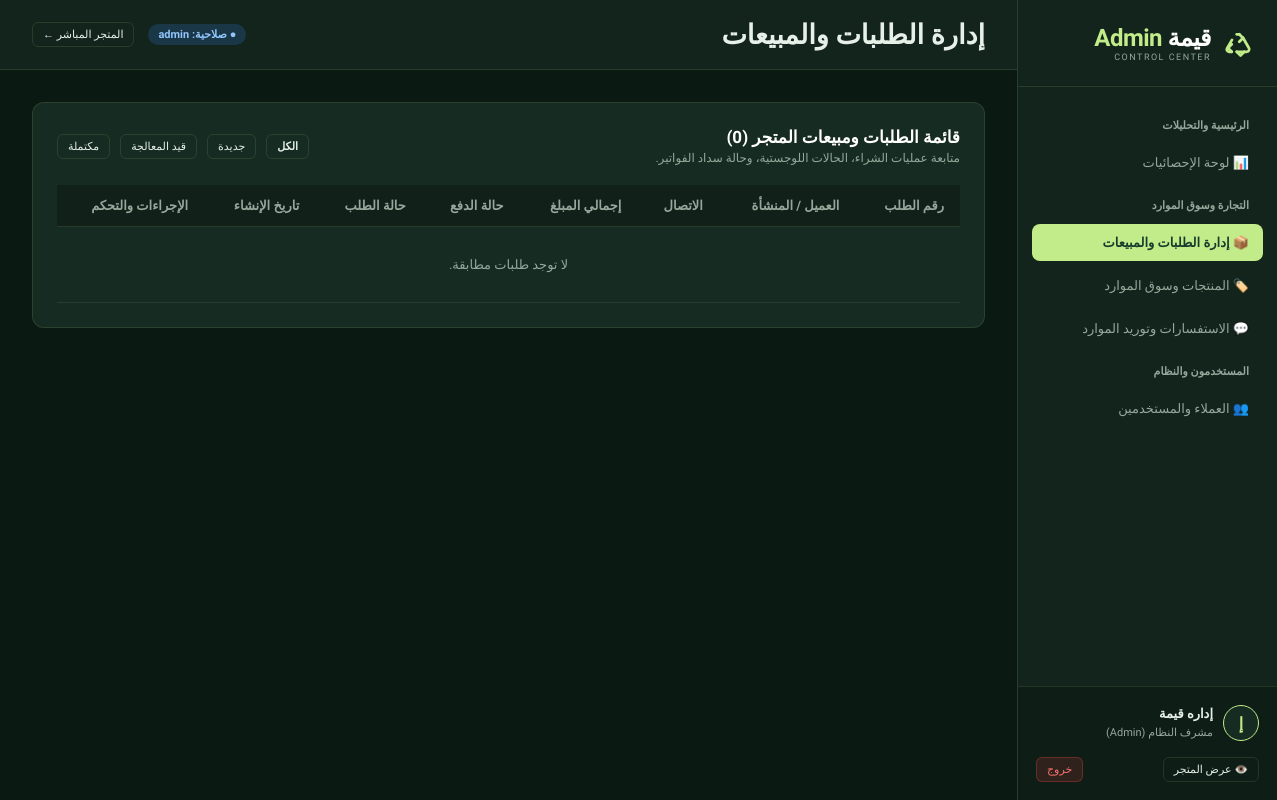
/admin/orders.php (signed in), run on an earlier commit of the app's database.
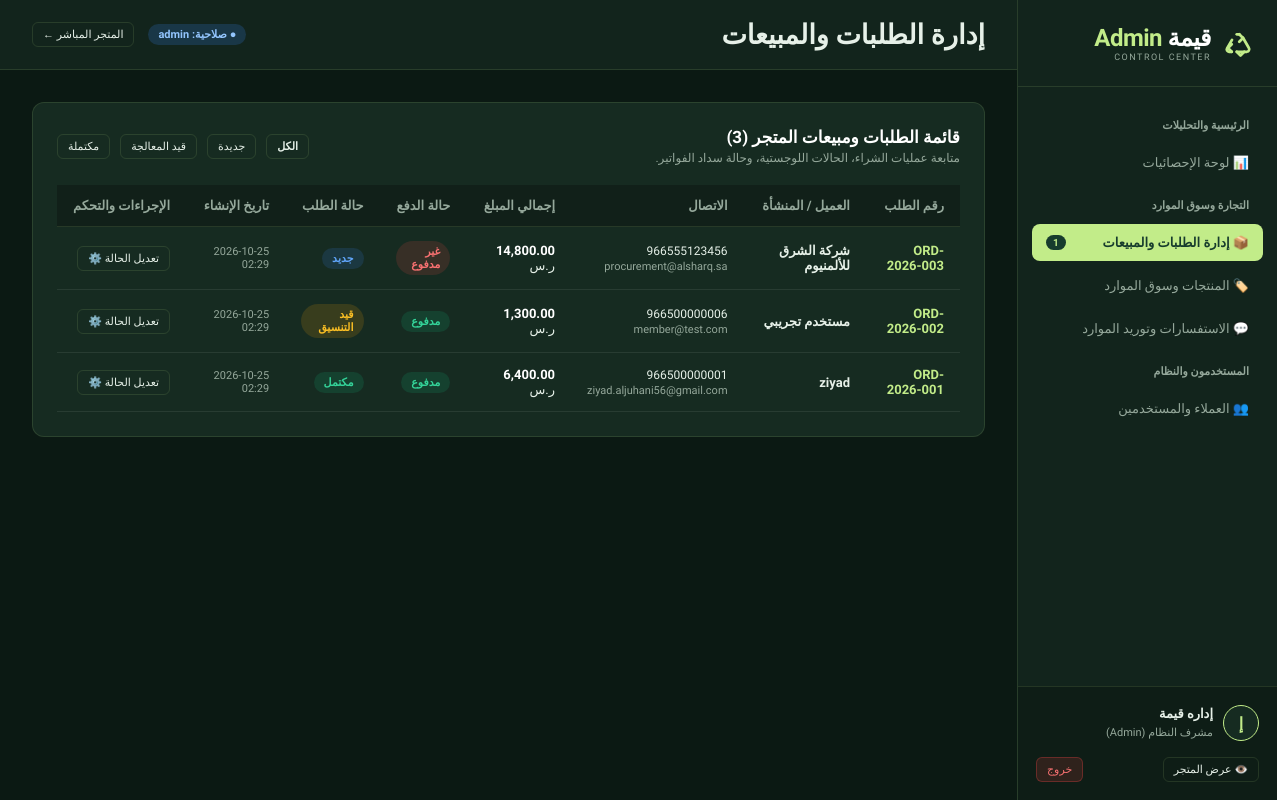
And on a later commit of the database.
### tables this page shows
CREATE TABLE IF NOT EXISTS `orders` (
  `id` INT AUTO_INCREMENT PRIMARY KEY,
  `order_number` VARCHAR(50) NOT NULL UNIQUE,
  `user_id` INT NULL,
  `customer_name` VARCHAR(191) NOT NULL,
  `customer_email` VARCHAR(191) NOT NULL,
  `customer_phone` VARCHAR(50) NOT NULL,
  `total_amount` DECIMAL(10,2) NOT NULL DEFAULT 0.00,
  `payment_status` ENUM('unpaid', 'paid', 'refunded') DEFAULT 'unpaid',
  `order_status` ENUM('new', 'processing', 'completed', 'cancelled') DEFAULT 'new',
  `notes` TEXT NULL,
  `created_at` TIMESTAMP DEFAULT CURRENT_TIMESTAMP,
  `updated_at` TIMESTAMP DEFAULT CURRENT_TIMESTAMP ON UPDATE CURRENT_TIMESTAMP,
  INDEX (`user_id`),
  INDEX (`order_status`)
);

### config.php (called while the page is built, shortened)
<?php
function e($value): string {
    return htmlspecialchars((string)$value, ENT_QUOTES, 'UTF-8');
}
function currentUser(): ?array {
    return $_SESSION['user'] ?? null;
}

### admin/orders.php (the view, shortened to what this page needs)
<?php
$currentAdminPage = 'orders';
$adminTitle = 'إدارة الطلبات والمبيعات';
require_once __DIR__ . '/includes/header.php';
$statusFilter = $_GET['status'] ?? '';
$query = "SELECT * FROM orders";
$params = [];
$query .= " ORDER BY id DESC";
$stmt = $db->prepare($query);
$stmt->execute($params);
$orders = $stmt->fetchAll();
?>
<div class="admin-card">
    <div class="card-header-row">
        <div>
            <h3>قائمة الطلبات ومبيعات المتجر (<?= count($orders) ?>)</h3>
            <p style="font-size:12px; color:var(--admin-text-muted); margin-top:4px;">متابعة عمليات الشراء، الحالات اللوجستية، وحالة سداد الفواتير.</p>
        </div>
        <div style="display:flex; gap:10px; align-items:center;">
            <a href="<?= BASE_URL ?>/admin/orders.php" class="btn btn-outline btn-sm <?= empty($statusFilter) ? 'btn-primary' : '' ?>">الكل</a>
            <a href="<?= BASE_URL ?>/admin/orders.php?status=new" class="btn btn-outline btn-sm <?= $statusFilter === 'new' ? 'btn-primary' : '' ?>">جديدة</a>
            <a href="<?= BASE_URL ?>/admin/orders.php?status=processing" class="btn btn-outline btn-sm <?= $statusFilter === 'processing' ? 'btn-primary' : '' ?>">قيد المعالجة</a>
            <a href="<?= BASE_URL ?>/admin/orders.php?status=completed" class="btn btn-outline btn-sm <?= $statusFilter === 'completed' ? 'btn-primary' : '' ?>">مكتملة</a>
        </div>
    </div>
    <div class="table-responsive">
        <table class="admin-table">
            <thead>
                <tr>
                    <th>رقم الطلب</th>
                    <th>العميل / المنشأة</th>
                    <th>الاتصال</th>
                    <th>إجمالي المبلغ</th>
                    <th>حالة الدفع</th>
                    <th>حالة الطلب</th>
                    <th>تاريخ الإنشاء</th>
                    <th>الإجراءات والتحكم</th>
                </tr>
            </thead>
            <tbody>
                <?php if (empty($orders)): ?>
                    <tr><td colspan="8" style="text-align:center; padding:30px; color:var(--admin-text-muted);">لا توجد طلبات مطابقة.</td></tr>
                <?php else: ?>
                    <?php foreach ($orders as $ord):
                    ?>
                        <tr>
                            <td>
                                <strong style="color:var(--admin-primary);"><?= e($ord['order_number']) ?></strong>
                            </td>
                            <td>
                                <strong><?= e($ord['customer_name']) ?></strong>
                            </td>
                            <td>
                                <span dir="ltr" style="font-size:12px;"><?= e($ord['customer_phone']) ?></span><br>
                                <small dir="ltr" style="color:var(--admin-text-muted); font-size:11px;"><?= e($ord['customer_email']) ?></small>
                            </td>
                            <td>
                                <strong style="color:white;"><?= number_format($ord['total_amount'], 2) ?></strong> ر.س
                            </td>
                            <td>
                                <span class="status-pill <?= e($ord['payment_status']) ?>">
                                    <?= $ord['payment_status'] === 'paid' ? 'مدفوع' : ($ord['payment_status'] === 'refunded' ? 'مسترجع' : 'غير مدفوع') ?>
                                </span>
                            </td>
                            <td>
                                <span class="status-pill <?= e($ord['order_status']) ?>">
                                    <?= $ord['order_status'] === 'completed' ? 'مكتمل' : ($ord['order_status'] === 'processing' ? 'قيد التنسيق' : ($ord['order_status'] === 'cancelled' ? 'ملغي' : 'جديد')) ?>
                                </span>
                            </td>
                            <td style="font-size:11px; color:var(--admin-text-muted);">
                                <?= e(substr($ord['created_at'], 0, 16)) ?>
                            </td>
                            <td>
                                <button type="button" class="btn btn-outline btn-sm" onclick="document.getElementById('editOrderModal_<?= $ord['id'] ?>').style.display = 'flex'">
                                    تعديل الحالة ⚙️
                                </button>
                            </td>
                        </tr>
                    <?php endforeach; ?>
                <?php endif; ?>
            </tbody>
        </table>
    </div>
</div>
<?php require_once __DIR__ . '/includes/footer.php'; ?>

### admin/includes/header.php (shortened to what this page needs)
<?php
require_once __DIR__ . '/../../config.php';
$user = currentUser();
$db = getDB();
$newOrdersCount = (int)$db->query("SELECT COUNT(*) FROM orders WHERE order_status = 'new'")->fetchColumn();
$currentAdminPage = $currentAdminPage ?? 'overview';
$adminTitle = $adminTitle ?? 'لوحة الإدارة المتكاملة';
?>
<!DOCTYPE html>
<html lang="ar" dir="rtl">
<head>
    <link rel="stylesheet" href="<?= BASE_URL ?>/admin/assets/css/admin.css">
</head>
<body>
    <aside class="admin-sidebar" id="adminSidebar">
        <div class="sidebar-brand">
            <div>
                <strong>قيمة <span>Admin</span></strong>
                <small>CONTROL CENTER</small>
            </div>
        </div>
        <nav class="sidebar-nav">
            <div class="nav-section-title">الرئيسية والتحليلات</div>
            <a href="<?= BASE_URL ?>/admin/" class="sidebar-link <?= $currentAdminPage === 'overview' ? 'active' : '' ?>">
                <span>📊 لوحة الإحصائيات</span>
            </a>
            <div class="nav-section-title">التجارة وسوق الموارد</div>
            <a href="<?= BASE_URL ?>/admin/orders.php" class="sidebar-link <?= $currentAdminPage === 'orders' ? 'active' : '' ?>">
                <span>📦 إدارة الطلبات والمبيعات</span>
                <?php if ($newOrdersCount > 0): ?>
                    <span class="badge-count"><?= $newOrdersCount ?></span>
                <?php endif; ?>
            </a>
            <a href="<?= BASE_URL ?>/admin/products.php" class="sidebar-link <?= $currentAdminPage === 'products' ? 'active' : '' ?>">
                <span>🏷️ المنتجات وسوق الموارد</span>
            </a>
            <a href="<?= BASE_URL ?>/admin/inquiries.php" class="sidebar-link <?= $currentAdminPage === 'inquiries' ? 'active' : '' ?>">
                <span>💬 الاستفسارات وتوريد الموارد</span>
            </a>
            <div class="nav-section-title">المستخدمون والنظام</div>
            <a href="<?= BASE_URL ?>/admin/customers.php" class="sidebar-link <?= $currentAdminPage === 'customers' ? 'active' : '' ?>">
                <span>👥 العملاء والمستخدمين</span>
            </a>
        </nav>
        <div class="sidebar-footer">
            <div class="sidebar-user">
                <div class="user-avatar"><?= mb_substr($user['name'], 0, 1) ?></div>
                <div class="user-info">
                    <strong><?= e($user['name']) ?></strong>
                    <small><?= e($user['role'] === 'owner' ? 'المالك الأعلى (Owner)' : 'مشرف النظام (Admin)') ?></small>
                </div>
            </div>
            <div style="display:flex; justify-content:space-between; align-items:center; margin-top:6px;">
                <a href="<?= BASE_URL ?>/" target="_blank" class="btn btn-outline btn-sm" style="font-size:11px;">
                    👁️ عرض المتجر
                </a>
                <a href="<?= BASE_URL ?>/logout.php" class="btn btn-danger btn-sm" style="font-size:11px;">
                    خروج
                </a>
            </div>
        </div>
    </aside>
    <div class="admin-main">
        <header class="admin-topbar">
            <div class="topbar-title">
                <h2><?= e($adminTitle) ?></h2>
            </div>
            <div class="topbar-actions">
                <span class="status-pill <?= e($user['role']) ?>">
                    ● صلاحية: <?= e($user['role']) ?>
                </span>
                <a href="<?= BASE_URL ?>/" target="_blank" class="btn btn-outline btn-sm">
                    المتجر المباشر &larr;
                </a>
            </div>
        </header>
        <main class="admin-body">

### admin/includes/footer.php (shortened to what this page needs)
        </main>
    </div>
</body>
</html>

What changed in the data, as far as the page shows it:
added orders: order_number "ORD-2026-003", customer_name "شركة الشرق للألمنيوم", customer_phone "966555123456", customer_email "procurement@alsharq.sa", total_amount "14,800.00", payment_status "غير مدفوع", order_status "جديد", created_at "2026-10-25 02:29"
added orders: order_number "ORD-2026-002", customer_name "مستخدم تجريبي", customer_phone "966500000006", customer_email "member@test.com", total_amount "1,300.00", payment_status "مدفوع", order_status "قيد التنسيق", created_at "2026-10-25 02:29"
added orders: order_number "ORD-2026-001", customer_name "ziyad", customer_phone "966500000001", customer_email "ziyad.aljuhani56@gmail.com", total_amount "6,400.00", payment_status "مدفوع", order_status "مكتمل", created_at "2026-10-25 02:29"
Also different on the page:
$newOrdersCount: (not shown) → "1"
count($orders): "0" → "3"
text no longer shown: "لا توجد طلبات مطابقة."
